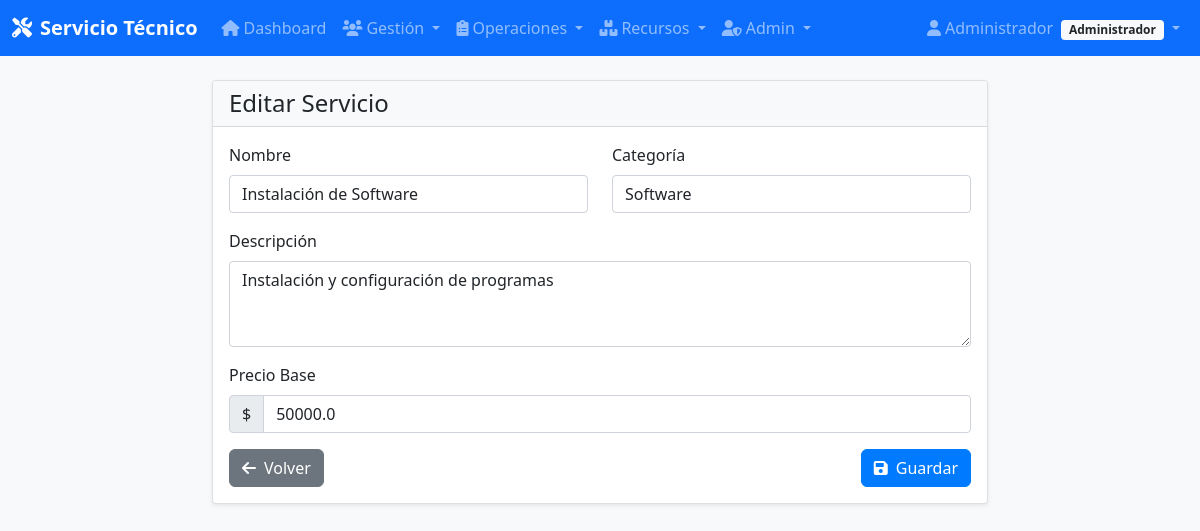
Screenshot of /servicios/2/editar (signed in) with the database file from the repository.
### app/models/models.py (models this page shows, shortened)
class Usuario(UserMixin, db.Model):
    __tablename__ = 'usuarios'
    id = db.Column(db.Integer, primary_key=True)
    nombre = db.Column(db.String(100), nullable=False)
    email = db.Column(db.String(120), unique=True, nullable=False, index=True)
    password_hash = db.Column(db.String(255), nullable=False)
    telefono = db.Column(db.String(20))
    rol = db.Column(db.String(20), nullable=False, default='administrador')  # Solo admin o tecnico
    fecha_creacion = db.Column(db.DateTime, default=datetime.utcnow)
    def is_admin(self):
        return self.rol == 'administrador'

class Servicio(db.Model):
    __tablename__ = 'servicios'
    id = db.Column(db.Integer, primary_key=True)
    nombre = db.Column(db.String(100), nullable=False)
    descripcion = db.Column(db.Text)
    precio_base = db.Column(db.Float, nullable=False)
    categoria = db.Column(db.String(50))
    solicitudes = db.relationship('Solicitud', backref='servicio', lazy=True)

### app/controllers/servicios.py (the view, shortened to what this page needs)
@servicios_bp.route('/<int:id>/editar', methods=['GET', 'POST'])
@admin_required
def edit(id):
    servicio = Servicio.query.get_or_404(id)
    form = ServicioForm(obj=servicio)
    return render_template('servicios/form.html', form=form, title='Editar Servicio')

### app/forms.py
class ServicioForm(FlaskForm):
    nombre = StringField('Nombre', validators=[DataRequired(), Length(min=2, max=100)])
    descripcion = TextAreaField('Descripción')
    precio_base = FloatField('Precio Base', validators=[DataRequired(), NumberRange(min=0)])
    categoria = StringField('Categoría', validators=[Length(max=50)])

### app/templates/servicios/form.html (shortened to what this page needs)
{% extends "base.html" %}
{% block content %}
<div class="row justify-content-center">
    <div class="col-md-8">
        <div class="card">
            <div class="card-header">
                <h4 class="mb-0">{{ title }}</h4>
            </div>
            <div class="card-body">
                <form method="POST">
                    <div class="row">
                        <div class="col-md-6">
                            <div class="mb-3">
                                {{ form.nombre.label(class="form-label") }}
                                {{ form.nombre(class="form-control" + (" is-invalid" if form.nombre.errors else "")) }}
                            </div>
                        </div>
                        <div class="col-md-6">
                            <div class="mb-3">
                                {{ form.categoria.label(class="form-label") }}
                                {{ form.categoria(class="form-control") }}
                            </div>
                        </div>
                    </div>
                    <div class="mb-3">
                        {{ form.descripcion.label(class="form-label") }}
                        {{ form.descripcion(class="form-control", rows="3") }}
                    </div>
                    <div class="mb-3">
                        {{ form.precio_base.label(class="form-label") }}
                        <div class="input-group">
                            <span class="input-group-text">$</span>
                            {{ form.precio_base(class="form-control" + (" is-invalid" if form.precio_base.errors else "")) }}
                        </div>
                    </div>
                    <div class="d-flex justify-content-between">
                        <a href="{{ url_for('servicios.list') }}" class="btn btn-secondary">
                            <i class="fas fa-arrow-left me-2"></i>Volver
                        </a>
                        <button type="submit" class="btn btn-primary">
                            <i class="fas fa-save me-2"></i>Guardar
                        </button>
                    </div>
                </form>
            </div>
        </div>
    </div>
</div>
{% endblock %}

### app/templates/base.html (shortened to what this page needs)
<!DOCTYPE html>
<html lang="es">
<head>
    <link href="https://cdn.jsdelivr.net/npm/bootstrap@5.1.3/dist/css/bootstrap.min.css" rel="stylesheet">
    <link href="https://cdnjs.cloudflare.com/ajax/libs/font-awesome/6.0.0/css/all.min.css" rel="stylesheet">
    <link href="{{ url_for('static', filename='css/style.css') }}" rel="stylesheet">
</head>
<body>
    {% if current_user.is_authenticated %}
    <nav class="navbar navbar-expand-lg navbar-dark bg-primary">
        <div class="container-fluid">
            <a class="navbar-brand" href="{{ url_for('main.index') }}">
                <i class="fas fa-tools me-2"></i>Servicio Técnico
            </a>
            <div class="collapse navbar-collapse" id="navbarNav">
                <ul class="navbar-nav me-auto">
                    <li class="nav-item">
                        <a class="nav-link" href="{{ url_for('main.index') }}">
                            <i class="fas fa-home me-1"></i>Dashboard
                        </a>
                    </li>
                    {% if current_user.is_admin() %}
                    <li class="nav-item dropdown">
                        <a class="nav-link dropdown-toggle" href="#" role="button" data-bs-toggle="dropdown">
                            <i class="fas fa-users me-1"></i>Gestión
                        </a>
                    </li>
                    <li class="nav-item dropdown">
                        <a class="nav-link dropdown-toggle" href="#" role="button" data-bs-toggle="dropdown">
                            <i class="fas fa-clipboard-list me-1"></i>Operaciones
                        </a>
                    </li>
                    <li class="nav-item dropdown">
                        <a class="nav-link dropdown-toggle" href="#" role="button" data-bs-toggle="dropdown">
                            <i class="fas fa-boxes me-1"></i>Recursos
                        </a>
                    </li>
                    <li class="nav-item dropdown">
                        <a class="nav-link dropdown-toggle" href="#" role="button" data-bs-toggle="dropdown">
                            <i class="fas fa-user-shield me-1"></i>Admin
                        </a>
                    </li>
                    {% endif %}
                </ul>
                <ul class="navbar-nav">
                    <li class="nav-item dropdown">
                        <a class="nav-link dropdown-toggle" href="#" role="button" data-bs-toggle="dropdown">
                            <i class="fas fa-user me-1"></i>{{ current_user.nombre }}
                            <span class="badge bg-light text-dark ms-1">{{ current_user.rol.title() }}</span>
                        </a>
                    </li>
                </ul>
            </div>
        </div>
    </nav>
    {% endif %}
    <main class="container-fluid mt-4">
        {% block content %}{% endblock %}
    </main>
</body>
</html>
</body>
</html>

### app/static/css/style.css (style rules this page uses)
body { background-color: #f8f9fa; font-family: "Segoe UI", Tahoma, Geneva, Verdana, sans-serif; }
.navbar-brand { font-weight: bold; }
.card { box-shadow: 0 0.125rem 0.25rem rgba(0, 0, 0, 0.075); border: 1px solid rgba(0, 0, 0, 0.125); }
.card-header { background-color: #f8f9fa; border-bottom: 1px solid rgba(0, 0, 0, 0.125); }
.btn { border-radius: 0.375rem; }
.badge { font-size: 0.75em; }
.btn-primary { background-color: #007bff; border-color: #007bff; }
.card, .btn, .form-control { transition: all 0.2s ease-in-out; }

### rows the page displays
Usuario: nombre "Administrador", rol "Administrador"
Servicio: nombre "Instalación de Software", categoria "Software", descripcion "Instalación y configuración de programas", precio_base "50000.0"

### other values shown
{{ title }} "Editar Servicio"
